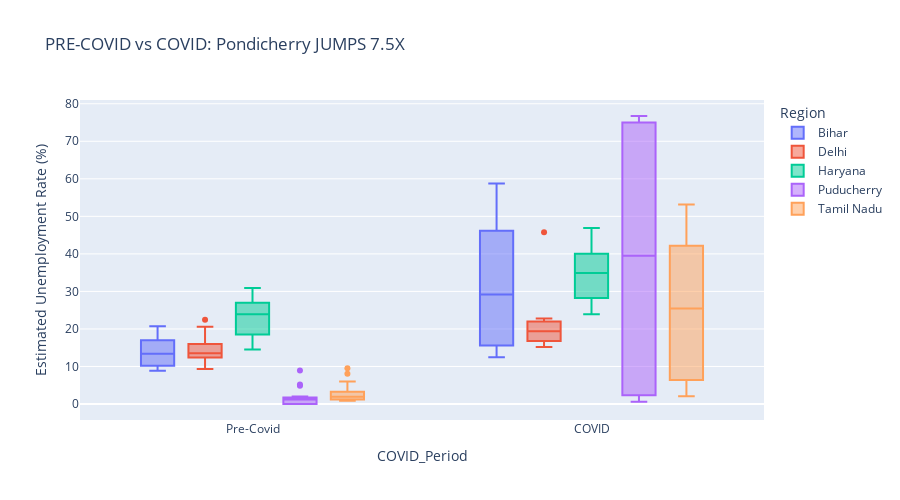

Notebook code cell kept with this figure:
### Code cell
fig = px.box(df_top, 
             x='COVID_Period', 
             y='Estimated Unemployment Rate (%)', 
             color='Region',
             title='PRE-COVID vs COVID: Pondicherry JUMPS 7.5X',
             height=500)
fig.show()

### Figure 1 — Plotly figure (JSON) as saved in the notebook; plotly's stock layout.template omitted (floating-point values rounded to 4 significant figures)
{"data": [{"alignmentgroup": "True", "hovertemplate": "Region=Bihar<br>COVID_Period=%{x}<br>Estimated Unemployment Rate (%)=%{y}<extra></extra>", "legendgroup": "Bihar", "marker": {"color": "#636efa"}, "name": "Bihar", "notched": false, "offsetgroup": "Bihar", "orientation": "v", "showlegend": true, "type": "box", "x": ["Pre-Covid", "Pre-Covid", "Pre-Covid", "Pre-Covid", "Pre-Covid", "Pre-Covid", "Pre-Covid", "Pre-Covid", "Pre-Covid", "Pre-Covid", "COVID", "COVID", "COVID", "COVID", "Pre-Covid", "Pre-Covid", "Pre-Covid", "Pre-Covid", "Pre-Covid", "Pre-Covid", "Pre-Covid", "Pre-Covid", "Pre-Covid", "Pre-Covid", "COVID", "COVID", "COVID", "COVID"], "x0": " ", "xaxis": "x", "y": [9.27, 10.2, 13.44, 11.0, 8.87, 12.47, 12.4, 10.16, 9.13, 9.61, 15.39, 45.09, 47.26, 20.49, 19.9, 13.29, 16.41, 17.66, 20.46, 14.06, 17.62, 14.91, 20.69, 15.11, 15.73, 58.77, 37.87, 12.45], "y0": " ", "yaxis": "y"}, {"alignmentgroup": "True", "hovertemplate": "Region=Delhi<br>COVID_Period=%{x}<br>Estimated Unemployment Rate (%)=%{y}<extra></extra>", "legendgroup": "Delhi", "marker": {"color": "#EF553B"}, "name": "Delhi", "notched": false, "offsetgroup": "Delhi", "orientation": "v", "showlegend": true, "type": "box", "x": ["Pre-Covid", "Pre-Covid", "Pre-Covid", "Pre-Covid", "Pre-Covid", "Pre-Covid", "Pre-Covid", "Pre-Covid", "Pre-Covid", "Pre-Covid", "COVID", "COVID", "COVID", "COVID", "Pre-Covid", "Pre-Covid", "Pre-Covid", "Pre-Covid", "Pre-Covid", "Pre-Covid", "Pre-Covid", "Pre-Covid", "Pre-Covid", "Pre-Covid", "COVID", "COVID", "COVID", "COVID"], "x0": " ", "xaxis": "x", "y": [12.56, 9.33, 11.07, 17.18, 12.5, 15.84, 11.11, 16.97, 13.48, 13.81, 15.18, 20.69, 22.76, 21.14, 12.31, 12.76, 14.68, 13.52, 20.59, 12.41, 16.11, 11.07, 22.45, 14.86, 17.09, 16.51, 45.78, 18.11], "y0": " ", "yaxis": "y"}, {"alignmentgroup": "True", "hovertemplate": "Region=Haryana<br>COVID_Period=%{x}<br>Estimated Unemployment Rate (%)=%{y}<extra></extra>", "legendgroup": "Haryana", "marker": {"color": "#00cc96"}, "name": "Haryana", "notched": false, "offsetgroup": "Haryana", "orientation": "v", "showlegend": true, "type": "box", "x": ["Pre-Covid", "Pre-Covid", "Pre-Covid", "Pre-Covid", "Pre-Covid", "Pre-Covid", "Pre-Covid", "Pre-Covid", "Pre-Covid", "Pre-Covid", "COVID", "COVID", "COVID", "COVID", "Pre-Covid", "Pre-Covid", "Pre-Covid", "Pre-Covid", "Pre-Covid", "Pre-Covid", "Pre-Covid", "Pre-Covid", "Pre-Covid", "Pre-Covid", "COVID", "COVID", "COVID", "COVID"], "x0": " ", "xaxis": "x", "y": [14.54, 23.08, 16.22, 30.94, 16.36, 24.17, 16.59, 29.56, 16.21, 27.19, 23.92, 41.61, 34.22, 35.57, 24.67, 20.42, 25.45, 24.19, 26.84, 21.04, 27.06, 23.65, 27.24, 23.29, 27.14, 46.89, 38.46, 29.41], "y0": " ", "yaxis": "y"}, {"alignmentgroup": "True", "hovertemplate": "Region=Puducherry<br>COVID_Period=%{x}<br>Estimated Unemployment Rate (%)=%{y}<extra></extra>", "legendgroup": "Puducherry", "marker": {"color": "#ab63fa"}, "name": "Puducherry", "notched": false, "offsetgroup": "Puducherry", "orientation": "v", "showlegend": true, "type": "box", "x": ["Pre-Covid", "Pre-Covid", "Pre-Covid", "Pre-Covid", "Pre-Covid", "Pre-Covid", "Pre-Covid", "Pre-Covid", "Pre-Covid", "Pre-Covid", "COVID", "COVID", "Pre-Covid", "Pre-Covid", "Pre-Covid", "Pre-Covid", "Pre-Covid", "Pre-Covid", "Pre-Covid", "Pre-Covid", "Pre-Covid", "Pre-Covid", "COVID", "COVID", "COVID", "COVID"], "x0": " ", "xaxis": "x", "y": [0.0, 0.0, 0.0, 4.85, 0.0, 1.18, 0.0, 1.99, 0.58, 1.74, 2.31, 74.51, 1.25, 0.0, 0.0, 8.95, 1.22, 1.17, 1.37, 5.21, 0.57, 1.78, 0.62, 76.74, 75.0, 4.55], "y0": " ", "yaxis": "y"}, {"alignmentgroup": "True", "hovertemplate": "Region=Tamil Nadu<br>COVID_Period=%{x}<br>Estimated Unemployment Rate (%)=%{y}<extra></extra>", "legendgroup": "Tamil Nadu", "marker": {"color": "#FFA15A"}, "name": "Tamil Nadu", "notched": false, "offsetgroup": "Tamil Nadu", "orientation": "v", "showlegend": true, "type": "box", "x": ["Pre-Covid", "Pre-Covid", "Pre-Covid", "Pre-Covid", "Pre-Covid", "Pre-Covid", "Pre-Covid", "Pre-Covid", "Pre-Covid", "Pre-Covid", "COVID", "COVID", "COVID", "COVID", "Pre-Covid", "Pre-Covid", "Pre-Covid", "Pre-Covid", "Pre-Covid", "Pre-Covid", "Pre-Covid", "Pre-Covid", "Pre-Covid", "Pre-Covid", "COVID", "COVID", "COVID", "COVID"], "x0": " ", "xaxis": "x", "y": [0.97, 0.92, 6.01, 2.91, 1.71, 1.46, 2.46, 3.73, 1.18, 1.17, 6.36, 53.19, 38.73, 2.06, 0.89, 1.56, 3.18, 9.53, 1.86, 1.13, 2.65, 8.05, 2.05, 3.31, 6.46, 45.55, 25.95, 24.93], "y0": " ", "yaxis": "y"}], "layout": {"boxmode": "group", "height": 500, "legend": {"title": {"text": "Region"}, "tracegroupgap": 0}, "title": {"text": "PRE-COVID vs COVID: Pondicherry JUMPS 7.5X"}, "xaxis": {"anchor": "y", "domain": [0, 1], "title": {"text": "COVID_Period"}}, "yaxis": {"anchor": "x", "domain": [0, 1], "title": {"text": "Estimated Unemployment Rate (%)"}}}}
